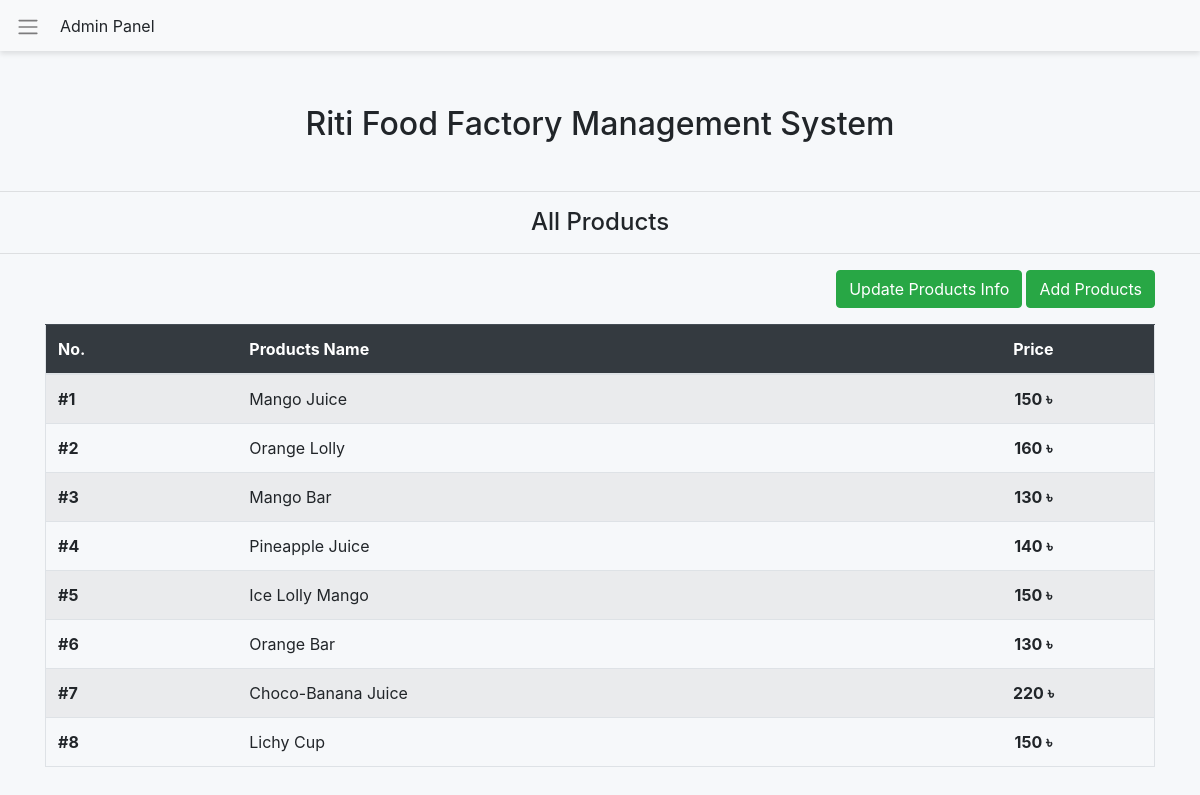
Screenshot of /manageProducts.php with the database file from the repository.
### tables this page shows
CREATE TABLE `products` (
  `id` int(11) NOT NULL,
  `p_name` text NOT NULL,
  `unit_price` text NOT NULL,
  `product_add_date` text NOT NULL
);

### manageProducts.php (the view, shortened to what this page needs)
<!DOCTYPE html>
<html>
<head>
    <link rel="stylesheet" href="https://maxcdn.bootstrapcdn.com/bootstrap/4.3.1/css/bootstrap.min.css">
    <link rel="stylesheet" href="css/style.css">
</head>
<body>
<?php
include "connection/connect.php";
include "sideNav.php";
include "header.php";
echo "<p class='h4 my-3 text-center'>All Products</p><hr>";
?>
<div class="container">
    <div class="row">
        <div class="col-md-12 pb-2">
            <a href='addProducts.php' class="mb-3 float-right btn btn-success">Add Products</a>
            <a href='updateProducts.php' class="mb-3 mx-1 float-right btn btn-success">Update Products Info</a>
            <table class='table table-striped border'>
                <thead class='table-dark'>
                <tr>
                    <th scope='col '>No.</th>
                    <th scope='col '>Products Name</th>
                    <th class='text-center' scope='col'>Price</th>
                </tr>
                </thead>
                <tbody>
                <?php
                $sql_products = "SELECT * FROM products";
                $query_products = mysqli_query($con, $sql_products);
                if (mysqli_num_rows($query_products) > 0) {
                    while ($product = mysqli_fetch_assoc($query_products)) {
                        $id = $product['id'];
                        $name = $product['p_name'];
                        $price = $product['unit_price'];
                        echo "
								<tr>
									<td class=''><b>#$id</b></td>
									<td class=''>$name</td>
									<td class='text-center'><b>$price ৳ </b></td>
								</tr>
							";
                    }
                }
                ?>
                </tbody>
            </table>
        </div>
    </div>
</div>
</body>
</html>

### css/style.css (style rules this page uses)
body { background-color: #F6F8FA; padding: 0; margin: 0; }

### rows the page displays
products: id "1", p_name "Mango Juice", unit_price "150"
products: id "2", p_name "Orange Lolly", unit_price "160"
products: id "3", p_name "Mango Bar", unit_price "130"
products: id "4", p_name "Pineapple Juice", unit_price "140"
products: id "5", p_name "Ice Lolly Mango", unit_price "150"
products: id "6", p_name "Orange Bar", unit_price "130"
products: id "7", p_name "Choco-Banana Juice", unit_price "220"
products: id "8", p_name "Lichy Cup", unit_price "150"
